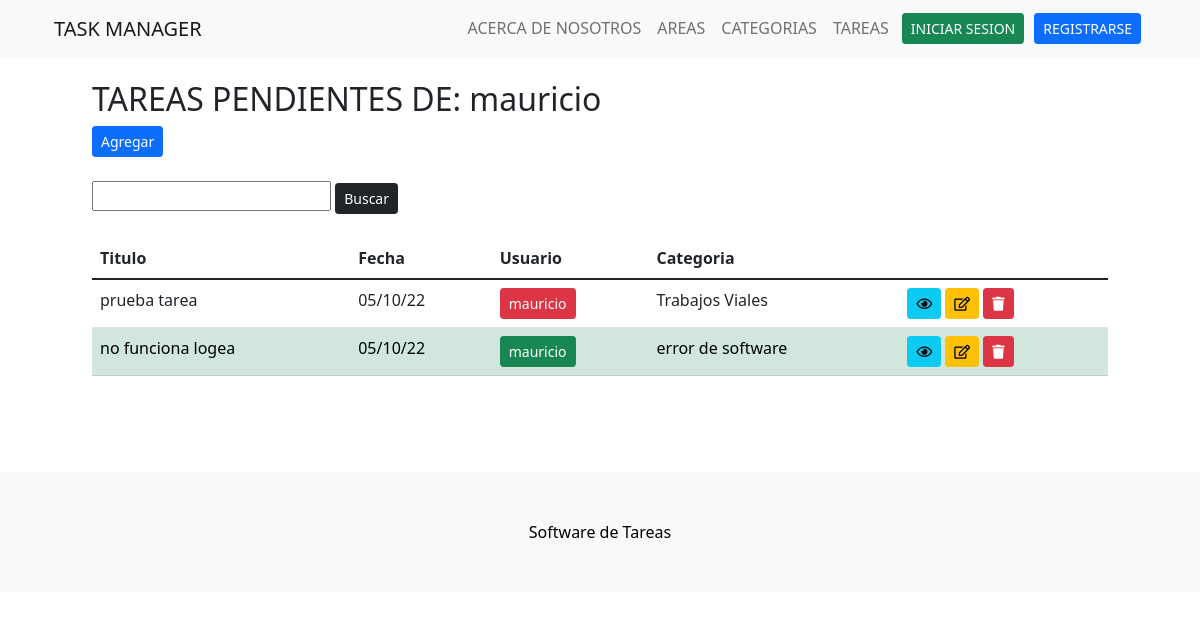
Page /tarea_usuario/1 on the committed database.
### app_tareas/models.py (models this page shows, shortened)
class Tarea(models.Model):
    usuario = models.ForeignKey(User,null=False, on_delete=models.CASCADE)
    titulo = models.CharField(max_length=200,null=False)
    descripcion = models.TextField(null=False)
    completo = models.BooleanField(default=False)
    creado = models.DateTimeField(auto_now_add=True)
    categoria = models.ForeignKey(Categoria,null=False,on_delete=models.PROTECT)
    usuario_carga = models.CharField(max_length=61,null=True)
    area = models.ForeignKey(Area,null=False,on_delete=models.PROTECT)
    class Meta:
        ordering = ['completo']

class Categoria(models.Model):
    descripcion = models.CharField(max_length=100)
    def __str__(self):
        return self.descripcion

### app_tareas/views.py (the view)
# urls.py: path('tarea_usuario/<int:usuario_id>', tarea , name ='tarea_usuario'),
def tarea(request, usuario_id):
    user = User.objects.filter(id = usuario_id)
    tareas = Tarea.objects.filter(usuario_id = user[0])
    return render(request, "app_tareas/tareas/tarea_usuario.html", {'tareas': tareas, 'usuario': user[0]})

### app_tareas/templates/app_tareas/tareas/tarea_usuario.html (shortened to what this page needs)
{% extends 'app_tareas/plantilla_base.html' %}
{% block contenido %}
<div class = 'container'>
    <h2>TAREAS PENDIENTES DE: {{usuario}}</h2>
    <a href="{% url 'crear_tarea' %}" class="btn btn-primary btn-sm">Agregar</a>
</div>
<br>
<div class="container">
    <form action="" method="GET">
        <input type="text" name="buscar" value = "{{valor_buscado}}">
        <input type="submit" value="Buscar" class="btn btn-dark btn-sm">
    </form>
</div>
<br>
<div class ='container'>
    <div class = 'row'>
        <div class = 'col'>
            <table class = 'table table-hover table-responsive-sm overflow-y: hidden'>
                <thead>
                    <tr>
                        <th>Titulo</th>
                        <th>Fecha</th>
                        <th>Usuario</th>
                        <th>Categoria</th>
                        <th></th>
                    </tr>
                </thead>
                <tbody>
                    {% for i in tareas %}
                    <tr>
                        {% if i.completo %}
                            <td class="table-success">{{i.titulo}}</td>
                            <td class="table-success">{{i.creado|date:"d/m/y"}}</td>
                            <td class="table-success"><a href="{% url 'tarea_usuario' i.usuario_id %}" class="btn btn-success btn-sm">{{i.usuario}}</a></td>
                            <td class="table-success">{{i.categoria}}</td>
                            <td class="table-success"><a id = visualizar href="{% url 'tarea' i.id %}" class="btn  btn-info btn-sm"><i class="far fa-eye"></i></a>
                            <a id = editar href="{% url 'editar_tarea' i.id %}" class="btn btn-warning btn-sm"><i class="far fa-edit"></i></a>
                            <a id = eliminar href="{% url 'eliminar_tarea' i.id %}" class="btn btn-danger btn-sm"><i class="fas fa-trash"></i></a></td>
                        {% else %}
                            <td>{{i.titulo}}</td>
                            <td>{{i.creado|date:"d/m/y"}}</td>
                            <td><a href="{% url 'tarea_usuario' i.usuario_id %}" class="btn btn-danger btn-sm">{{i.usuario}}</a></td>
                            <td>{{i.categoria}}</td>
                            <td><a id = visualizar href="{% url 'tarea' i.id %}" class="btn  btn-info btn-sm"><i class="far fa-eye"></i></a>
                            <a  id = editar href="{% url 'editar_tarea' i.id %}" class="btn btn-warning btn-sm"><i class="far fa-edit"></i></a>
                            <a  id = eliminar href="{% url 'eliminar_tarea' i.id %}" class="btn btn-danger btn-sm"><i class="fas fa-trash"></i></a></td>
                        {% endif %}
                    </tr>
                    {% empty %}
                    <h3> No hay elementos en esta lista </h3>
                    {% endfor %}
                </tbody>
            </table>
        </div>
    </div>
</div>
{% endblock contenido %}

### rows in the picture
Tarea: titulo "prueba tarea", creado "05/10/22", usuario "mauricio", categoria "Trabajos Viales"
Tarea: titulo "no funciona logea", creado "05/10/22", usuario "mauricio", categoria "error de software"

### other values in the picture
{{ usuario }} "mauricio"
